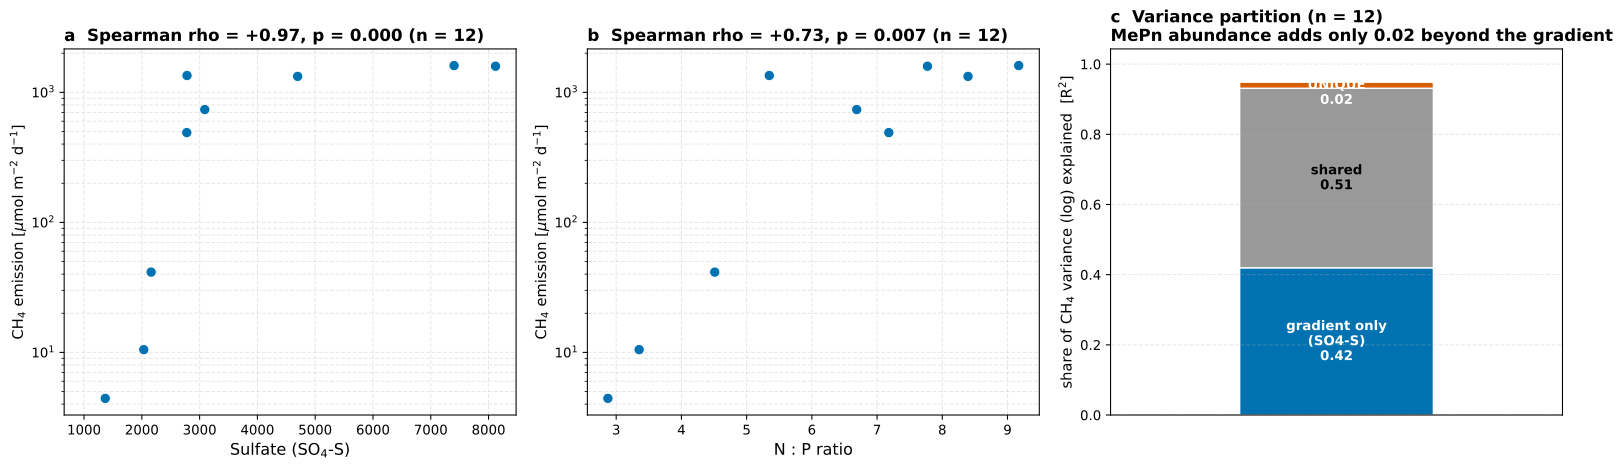

The script that saved this image:
#!/usr/bin/env python
"""
Proposed new figure: methane is governed by the salinity/sulfate/P-limitation gradient,
and MAG-consumer abundance explains almost nothing beyond it.

(a) CH4 vs sulfate (the single dominant correlate).
(b) CH4 vs N:P ratio (supports the phosphate-limitation -> methylphosphonate story).
(c) Variance partitioning (n = 12 cores): of the methane variance, how much is uniquely
    the geochemical gradient, shared, vs. uniquely MePn-consumer abundance.

Run: ~/Documents/py_venv/bin/python figure_geochem_methane.py
"""
from __future__ import annotations
import json
import numpy as np, pandas as pd
from scipy import stats
import matplotlib; matplotlib.use("Agg")
import matplotlib.pyplot as plt

DATA = "../data"
C_ENV, C_AB, C_SHARE = "#0072B2", "#D55E00", "#999999"

DNA = pd.read_csv(f"{DATA}/SaltPondsDNA.csv").set_index("Sample")["DNA conc (µg/g soil)"]
PRE = sorted({"_".join(i.split("_")[:-1]) for i in DNA.index})
rel = pd.read_csv(f"{DATA}/Cliff_310MAG_relabund.tsv", sep="\t", index_col=0)
ab = pd.DataFrame({p: (rel[p+"_D1"]*DNA[p+"_D1"] + rel[p+"_D2"]*DNA[p+"_D2"]) /
                     (DNA[p+"_D1"]+DNA[p+"_D2"]) for p in PRE})
meta = pd.read_csv(f"{DATA}/Cliff_Sample_Metadata_BGC_NMR.csv").set_index("Sample")
meta["core"] = ["_".join(i.split("_")[:-1]) for i in meta.index]
core = meta.apply(pd.to_numeric, errors="coerce").groupby(meta["core"]).mean(numeric_only=True)
core = core.reindex(list(ab.columns))
mepn = [k.replace(".contigs", "") for k in json.load(open("../correlational/saltern_fluxes.json"))["0.07"]["methane"]]
mepn = [i for i in mepn if i in ab.index]
core["mepn_ab"] = ab.loc[mepn].sum().reindex(core.index).values
core["NP"] = core["N"] / core["P"]
y = core["CH4_umol_m2_d"]


def r2(cols):
    # RANK-based variance partition (consistent with the Spearman correlations):
    # rank-transform response + predictors so the strongly-but-nonlinearly related
    # gradient (sulfate) is represented by its rank association, not a poor linear fit.
    X = core[cols].values
    m = np.isfinite(X).all(1) & np.isfinite(y.values)
    X, yy = X[m], y.values[m]
    Xr = np.column_stack([stats.rankdata(X[:, j]) for j in range(X.shape[1])])
    yr = stats.rankdata(yy)
    Xr = np.c_[np.ones(len(Xr)), (Xr - Xr.mean(0)) / Xr.std(0)]
    beta = np.linalg.lstsq(Xr, yr, rcond=None)[0]
    pred = Xr @ beta
    return 1 - ((yr - pred) ** 2).sum() / ((yr - yr.mean()) ** 2).sum()


R_env, R_ab, R_both = r2(["SO4_S"]), r2(["mepn_ab"]), r2(["SO4_S", "mepn_ab"])
uniq_env = R_both - R_ab
uniq_ab = R_both - R_env
shared = R_env + R_ab - R_both

fig, (axA, axB, axC) = plt.subplots(1, 3, figsize=(16.5, 5.0), dpi=200)

for ax, col, lab in [(axA, "SO4_S", "Sulfate (SO$_4$-S)"), (axB, "NP", "N : P ratio")]:
    v = core[col]; ok = v.notna() & y.notna()
    r, p = stats.spearmanr(v[ok], y[ok])
    ax.scatter(v[ok], y[ok], s=60, color=C_ENV, edgecolor="white", lw=0.7, zorder=3)
    ax.set_yscale("log")
    b = np.polyfit(v[ok], np.log10(y[ok]), 1)
    xs = np.linspace(v[ok].min(), v[ok].max(), 100)
    ax.plot(xs, 10 ** (b[0] * xs + b[1]), "--", color="#0a3d6b", lw=1.6)
    ax.set_xlabel(lab, fontsize=12)
    ax.set_ylabel(r"CH$_4$ emission [$\mu$mol m$^{-2}$ d$^{-1}$]", fontsize=11)
    ax.set_title(("a" if col == "SO4_S" else "b") + f"  Spearman rho = {r:+.2f}, p = {p:.3f} (n = {ok.sum()})",
                 fontsize=12.5, fontweight="bold", loc="left")
    ax.grid(alpha=0.3, which="both", ls="--")

# variance partition
parts = [max(uniq_env, 0), max(shared, 0), max(uniq_ab, 0)]
labels = [f"gradient only\n(SO4-S)\n{uniq_env:.2f}", f"shared\n{shared:.2f}",
          f"MePn abundance\nUNIQUE\n{uniq_ab:.2f}"]
colors = [C_ENV, C_SHARE, C_AB]
bottom = 0
for pval, lab, c in zip(parts, labels, colors):
    axC.bar(0, pval, bottom=bottom, width=0.6, color=c, edgecolor="white")
    if pval > 0.01:
        axC.text(0, bottom + pval / 2, lab, ha="center", va="center", fontsize=10,
                 color="white" if c != C_SHARE else "black", fontweight="bold")
    bottom += pval
axC.set_xlim(-0.7, 0.7); axC.set_xticks([])
axC.set_ylabel(r"share of CH$_4$ variance (log) explained  [R$^2$]", fontsize=11)
axC.set_title(f"c  Variance partition (n = 12)\nMePn abundance adds only {uniq_ab:.2f} beyond the gradient",
              fontsize=12.5, fontweight="bold", loc="left")
axC.set_ylim(0, max(R_both, 0.6) * 1.1)
axC.grid(axis="y", alpha=0.3, ls="--")

plt.tight_layout()
fig.savefig("figure_geochem_methane.png", bbox_inches="tight")
fig.savefig("figure_geochem_methane.svg", bbox_inches="tight")
print(f"R2(gradient)={R_env:.3f}  R2(MePn abund)={R_ab:.3f}  R2(both)={R_both:.3f}")
print(f"unique gradient={uniq_env:.3f}  shared={shared:.3f}  unique MePn abundance={uniq_ab:.3f}")
print("Saved figure_geochem_methane.png/.svg")
